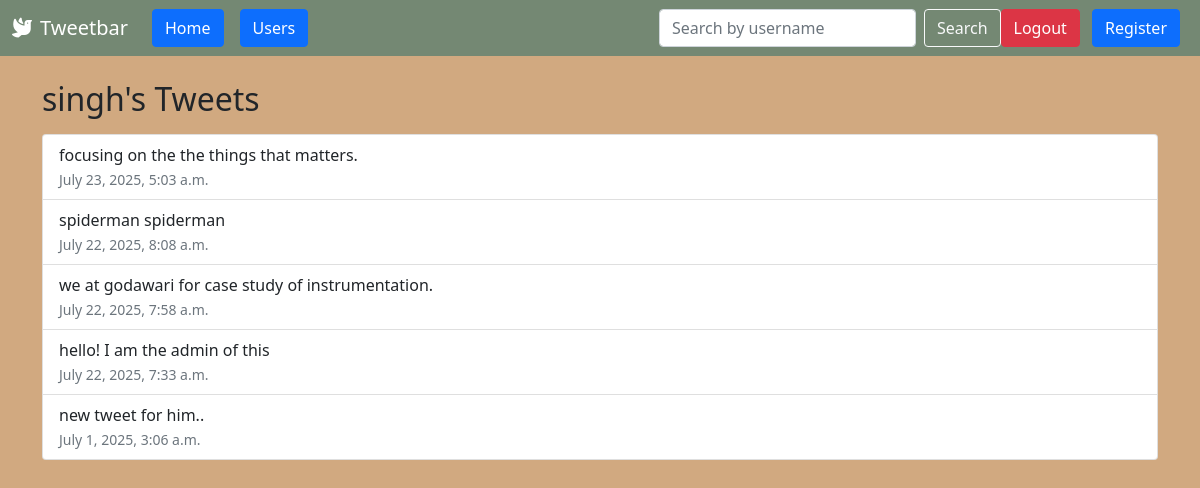
Page /tweet/users/singh/ on the committed database.
### tweet/models.py (models this page shows, shortened)
class Tweet(models.Model):
    user = models.ForeignKey(User, on_delete=models.CASCADE)
    text = models.TextField(max_length=280)
    photo = models.ImageField(upload_to= 'tweet_photos/', blank= True, null= True)
    updated_at = models.DateTimeField(auto_now=True)
    created_at = models.DateTimeField(auto_now_add=True)

### tweet/views.py (the view)
# urls.py: path('users/<str:username>/', views.user_detail, name='user_detail'),
def user_detail(request, username):
    user = get_object_or_404(User, username=username)
    tweets = Tweet.objects.filter(user=user).order_by('-created_at')
    return render(request, 'user_detail.html', {'user': user, 'tweets': tweets})

### tweet/templates/user_detail.html (shortened to what this page needs)
{% extends 'layout.html' %}
{% block content %}
  <h2 class="mt-4">{{ user.username }}'s Tweets</h2>
  {% if tweets %}
    <ul class="list-group mt-3">
      {% for tweet in tweets %}
        <li class="list-group-item">
          {{ tweet.text }}
          <br><small class="text-muted">{{ tweet.created_at }}</small>
        </li>
      {% endfor %}
    </ul>
  {% else %}
    <p>No tweets to show.</p>
  {% endif %}
{% endblock %}

### rows in the picture
Tweet: text "focusing on the the things that matters.", created_at "July 23, 2025, 5:03 a.m."
Tweet: text "spiderman spiderman", created_at "July 22, 2025, 8:08 a.m."
Tweet: text "we at godawari for case study of instrumentation.", created_at "July 22, 2025, 7:58 a.m."
Tweet: text "hello! I am the admin of this", created_at "July 22, 2025, 7:33 a.m."
Tweet: text "new tweet for him..", created_at "July 1, 2025, 3:06 a.m."

### other values in the picture
{{ user.username }} "singh"
